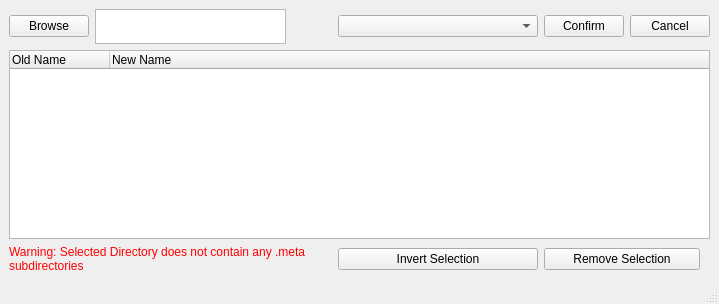
<?xml version="1.0" encoding="UTF-8"?>
<ui version="4.0">
 <class>Renamer</class>
 <widget class="QMainWindow" name="Renamer">
  <property name="geometry">
   <rect>
    <x>0</x>
    <y>0</y>
    <width>704</width>
    <height>304</height>
   </rect>
  </property>
  <property name="windowTitle">
   <string>MainWindow</string>
  </property>
  <widget class="QWidget" name="centralwidget">
   <layout class="QGridLayout" name="gridLayout">
    <item row="0" column="0">
     <widget class="QPushButton" name="browse_button">
      <property name="text">
       <string>Browse</string>
      </property>
     </widget>
    </item>
    <item row="0" column="1">
     <widget class="QTextEdit" name="directory_path_edit">
      <property name="minimumSize">
       <size>
        <width>191</width>
        <height>0</height>
       </size>
      </property>
      <property name="maximumSize">
       <size>
        <width>1777215</width>
        <height>35</height>
       </size>
      </property>
     </widget>
    </item>
    <item row="0" column="4">
     <widget class="QPushButton" name="confirm_button">
      <property name="text">
       <string>Confirm</string>
      </property>
     </widget>
    </item>
    <item row="0" column="2">
     <spacer name="horizontalSpacer">
      <property name="orientation">
       <enum>Qt::Horizontal</enum>
      </property>
      <property name="sizeType">
       <enum>QSizePolicy::Minimum</enum>
      </property>
      <property name="sizeHint" stdset="0">
       <size>
        <width>40</width>
        <height>20</height>
       </size>
      </property>
     </spacer>
    </item>
    <item row="0" column="5">
     <widget class="QPushButton" name="cancel_button">
      <property name="text">
       <string>Cancel</string>
      </property>
     </widget>
    </item>
    <item row="1" column="0" colspan="6">
     <widget class="QTreeWidget" name="changelist">
      <property name="selectionMode">
       <enum>QAbstractItemView::ExtendedSelection</enum>
      </property>
      <property name="selectionBehavior">
       <enum>QAbstractItemView::SelectRows</enum>
      </property>
      <column>
       <property name="text">
        <string>Old Name</string>
       </property>
      </column>
      <column>
       <property name="text">
        <string>New Name</string>
       </property>
      </column>
     </widget>
    </item>
    <item row="2" column="4" colspan="2">
     <widget class="QPushButton" name="selection_remover">
      <property name="maximumSize">
       <size>
        <width>156</width>
        <height>16777215</height>
       </size>
      </property>
      <property name="text">
       <string>Remove Selection</string>
      </property>
     </widget>
    </item>
    <item row="0" column="3">
     <widget class="QComboBox" name="scheme_selector">
      <property name="minimumSize">
       <size>
        <width>200</width>
        <height>0</height>
       </size>
      </property>
     </widget>
    </item>
    <item row="2" column="3">
     <widget class="QPushButton" name="selection_inverter">
      <property name="text">
       <string>Invert Selection</string>
      </property>
     </widget>
    </item>
    <item row="2" column="0" colspan="3">
     <widget class="QLabel" name="meta_warning">
      <property name="maximumSize">
       <size>
        <width>16777215</width>
        <height>16777215</height>
       </size>
      </property>
      <property name="text">
       <string>&lt;html&gt;&lt;head/&gt;&lt;body&gt;&lt;p&gt;&lt;span style=&quot; color:#ff0000;&quot;&gt;Warning: Selected Directory does not contain any .meta subdirectories&lt;/span&gt;&lt;/p&gt;&lt;/body&gt;&lt;/html&gt;</string>
      </property>
      <property name="wordWrap">
       <bool>true</bool>
      </property>
     </widget>
    </item>
   </layout>
  </widget>
  <widget class="QStatusBar" name="statusbar"/>
 </widget>
 <resources/>
 <connections/>
</ui>
